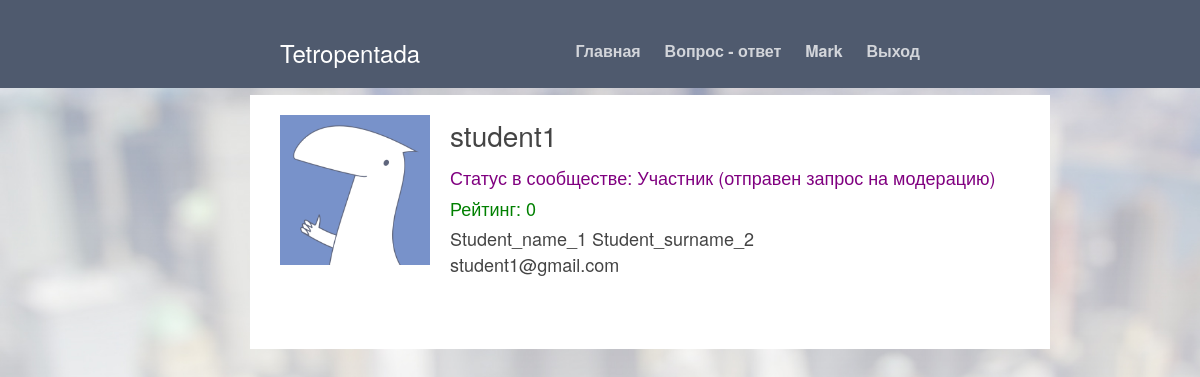
Screenshot of /profile/3 (signed in) with the database file from the repository.
### tetropentada.py (models this page shows, shortened)
class User(db.Model):
    id = db.Column(db.Integer, primary_key=True)
    username = db.Column(db.String(80), unique=True)
    mail = db.Column(db.String(80), unique=True)
    password = db.Column(db.String(80))
    name = db.Column(db.String(80))
    surname = db.Column(db.String(80))
    avatar = db.Column(db.String(80))
    rating = db.Column(db.Integer)
    pos = db.Column(db.Integer)

### tetropentada.py (the view, shortened to what this page needs)
@app.route("/profile/<int:id>", methods=['POST', 'GET'])
def profile(id):
    if session.get('username'):
        form = ProfileAddPhotoForm()
        user = User.query.filter_by(id=id).first()
        avatar_name = user.avatar
        pos = User.query.filter_by(id=id).first().pos
        session_user = User.query.filter_by(id=session['user_id']).first()
        return render_template("profile.html", title='Tetropentada', User=User,
                               session_user=session_user,
                               style=url_for('static', filename='cover.css'),
                               bootstrap=url_for('static',
                                                 filename='bootstrap.min.css'),
                               form=form, user=user, status=get_status(pos),
                               icon=url_for('static',
                                            filename='images/icon.png'),
                               avatar=url_for('static',
                                              filename='avatars/{}'.format(
                                                  avatar_name)))
    return redirect("/sign_in")

### tetropentada.py (called while the page is built)
def get_status(pos):
    if pos == 0:
        return 'Участник'
    elif pos == 1:
        return 'Участник (отправен запрос на модерацию)'
    elif pos == 2:
        return 'Модератор'
    elif pos == 3:
        return 'Забанен'
    return 'Супер админ'

### templates/profile.html (shortened to what this page needs)
{% extends "base.html" %}
{% block nav %}
<li><a href="/main">Главная</a></li>
<li><a href="/index/0/none">Вопрос - ответ</a></li>
{% if session.get('username') %}
	{% if user.username == session['username'] %}
		<li class="active"><a href="/profile/{{ session['user_id'] }}">{{ session.get('username') }}</a></li>
	{% else %}
		<li><a href="/profile/{{ session['user_id'] }}">{{ session.get('username') }}</a></li>
	{% endif %}
    <li><a href="/sign_out">Выход</a></li>
{% else %}
    <li><a href="/registration">Регистрация</a></li>
    <li><a href="/sign_in">Вход</a></li>
{% endif %}
{% endblock %}
{% block cover_container %}
<div class="container">
	<div class="avatar-writer">
		<img src="{{ avatar }}" alt="Не удалось загрузить аватар">
	</div>
	<div class="username">
		{{ user.username }}
	</div>
	<div class="status">Статус в сообществе: {{ status }}</div>
	<div class="rating">Рейтинг: {{ user.rating }}</div>
	<div>{{ user.name }} {{ user.surname }}</div>
	<div>{{ user.mail }}</div>
	<br><br>
</div>
{% endblock %}

### static/cover.css (style rules this page uses)
a, a:focus, a:hover { color: #fff; }
html, body { height: 100%; background-color: #333; background-image: url(images/bg.jpg); background-repeat: no-repeat; background-size: cover; background-attachment:fixed; }
body { color: #fff; text-align: center; }
.container { width: 800px; background-color: #fff; color: #444; text-align: left; padding: 20px 20px 20px 30px; }
.masthead-nav > li { display: inline-block; }
.masthead-nav > li + li { margin-left: 20px; }
.masthead-nav > li > a { padding-right: 0; padding-left: 0; font-size: 16px; font-weight: bold; color: #fff; color: rgba(255,255,255,.75); border-bottom: 2px solid transparent; }
.avatar-writer img { float: left; margin-right: 20px; max-width: 150px; height: auto; }
.username { font-size: 28px; padding-bottom: 10px; }
.rating { color: green; padding-bottom: 5px; }
.status { color: purple; padding-bottom: 5px; }

### rows the page displays
User: get "Mark"
User: username "student1", rating "0", name "Student_name_1", surname "Student_surname_2", mail "student1@gmail.com"

### other values shown
{{ status }} "Участник (отправен запрос на модерацию)"
